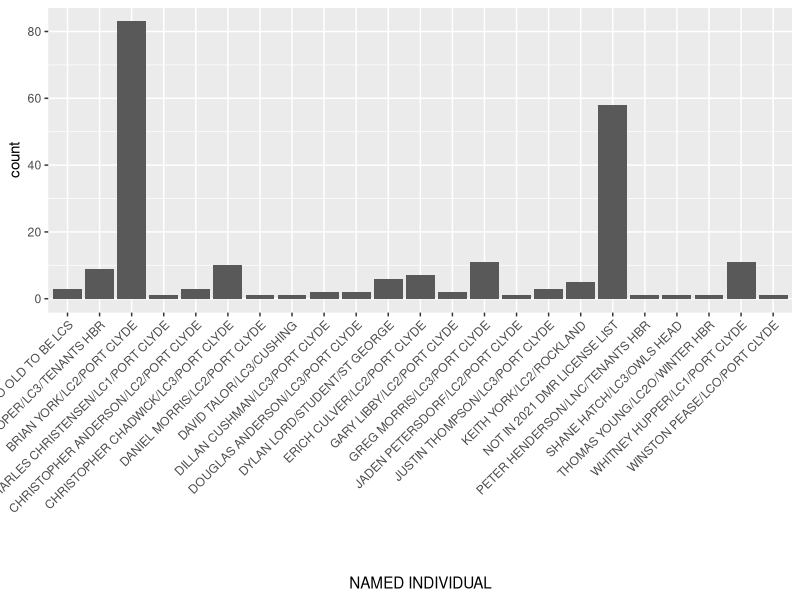
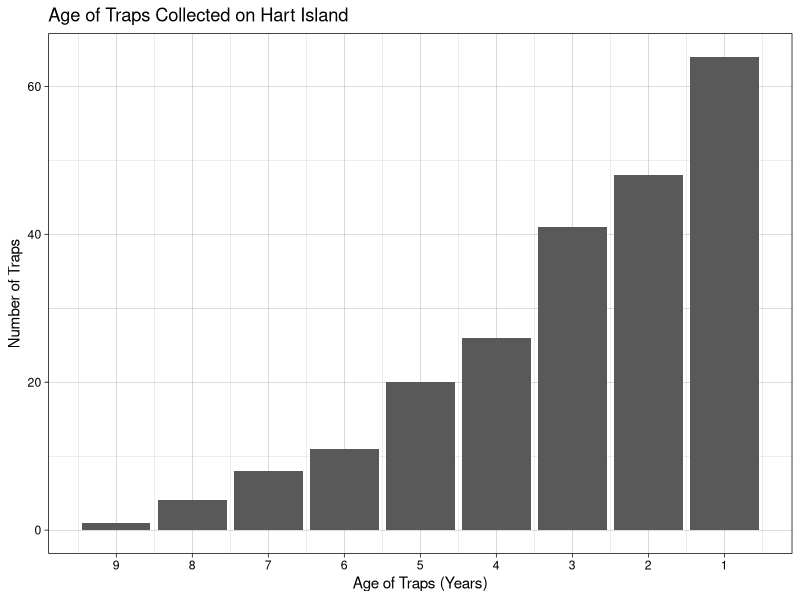
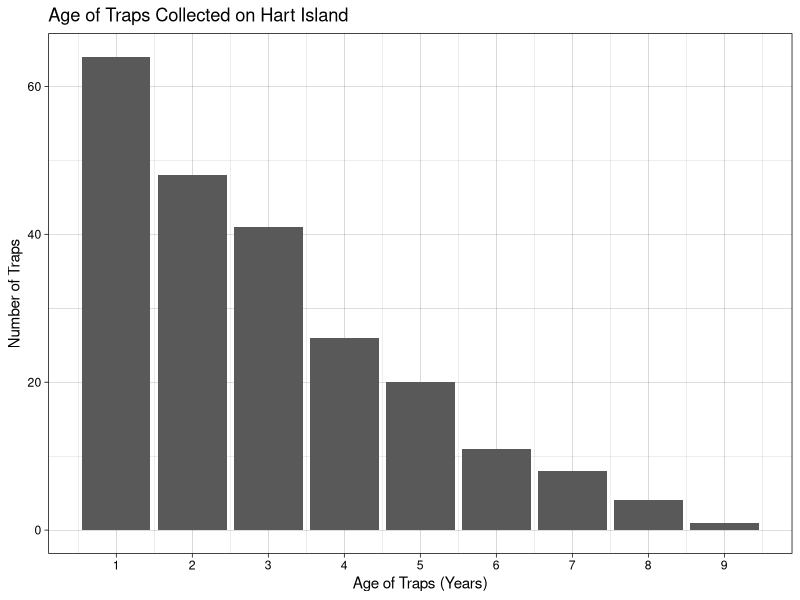

The R script that drew these images, in order:
## ---- chunk 1
library(tidyverse)
library(broom)

## ---- chunk 2
lobsters <- read_csv(file = "../data/lobsters.csv")
glimpse(lobsters)
## ---- chunk 3
true_lobsters <- head(lobsters, -4)
glimpse(true_lobsters)
## ---- chunk 4
ggplot(data = true_lobsters, mapping = aes(x = `NAMED INDIVIDUAL`)) +
  geom_bar() +
theme(axis.text.x = element_text(angle = 45, hjust = 1))

## ---- chunk 5

ggplot(data = true_lobsters, mapping = aes(x = `# TAGS IN BUNDLE`)) +
  geom_bar() +
  labs(x = "Age of Traps (Years)", y = "Number of Traps",
  title = "Age of Traps Collected on Hart Island") +
  theme_linedraw() +
  scale_x_reverse(breaks = seq(10, 0, by = -1))
                  

## ---- chunk 6
ggplot(data = true_lobsters, mapping = aes(x = `# TAGS IN BUNDLE`)) +
  geom_bar() +
  labs(x = "Age of Traps (Years)", y = "Number of Traps",
  title = "Age of Traps Collected on Hart Island") +
  theme_linedraw() +
  scale_x_continuous(breaks = seq(0, 10, by = 1))
## ---- chunk 7
homeport_coords <- true_lobsters |>
  mutate(
    "LONGITUDE" = case_when(
     `HOME PORT` == "PORT CLYDE" ~ -69.3,
     `HOME PORT` == "WINTER HBR" ~ -68.1,
     `HOME PORT` == "ROCKLAND" ~ -69.1,
     `HOME PORT` == "TENANTS HBR" ~ -69.2,
     `HOME PORT` == "CUSHING" ~ -69.3,
     `HOME PORT` == "OWLS HEAD" ~ -69.1,
     `HOME PORT` == "ST GEORGE" ~ -69.2
    )) |>
  mutate(
    "LATITUDE" = case_when(
     `HOME PORT` == "PORT CLYDE" ~ 43.9,
     `HOME PORT` == "WINTER HBR" ~ 44.4,
     `HOME PORT` == "ROCKLAND" ~ 44.1,
     `HOME PORT` == "TENANTS HBR" ~ 44.0,
     `HOME PORT` == "CUSHING" ~ 44.0,
     `HOME PORT` == "OWLS HEAD" ~ 44.1,
     `HOME PORT` == "ST GEORGE" ~ 44.0
    ))
